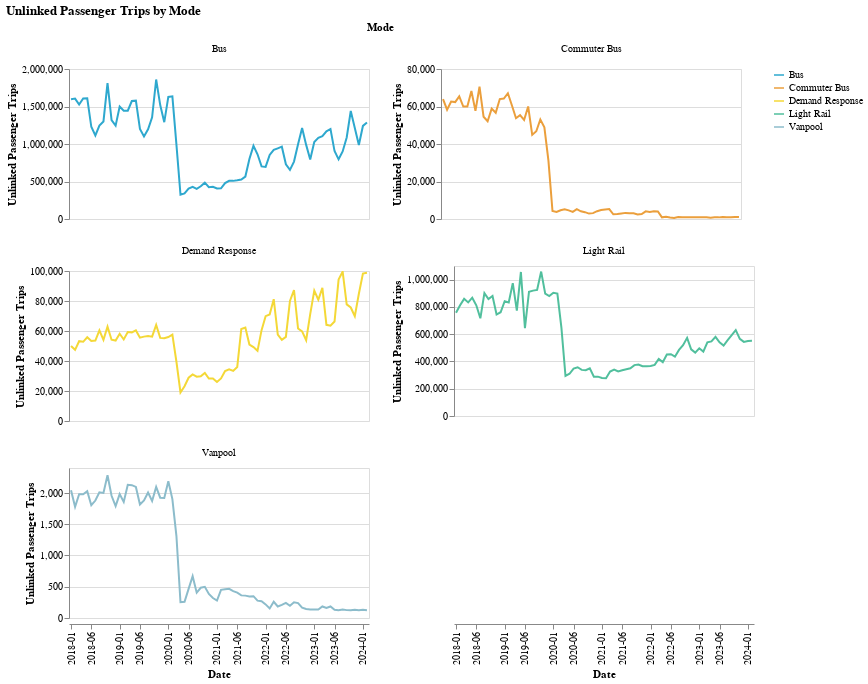

Write notebook code for a chart like this one.
### Markdown cell above
### Transit Mode

### Code cell
make_line_chart(by_mode_long, y_col = "upt", color_col = "Mode")

### Figure 1 — Vega-Lite specification as saved in the notebook (floating-point values rounded to 4 significant figures; data arrays with more than 128 entries replaced by an {"elided": "..."} marker saying what was removed)
{"config": {"view": {"continuousWidth": 300, "continuousHeight": 300}}, "data": {"name": "data-752bbdb17904dd3ba69acb27997baa6c"}, "facet": {"field": "Mode", "type": "nominal"}, "spec": {"mark": {"type": "line"}, "encoding": {"color": {"field": "Mode", "scale": {"range": ["#2EA8CE", "#EB9F3C", "#F4D837", "#51BF9D", "#8CBCCB", "#9487C0", "#136C97", "#E16B26", "#F6BF16", "#00896B", "#7790A3", "#5B559C"]}, "title": "", "type": "nominal"}, "tooltip": [{"field": "year_month", "type": "nominal"}, {"field": "upt", "type": "quantitative"}, {"field": "Mode", "type": "nominal"}, {"field": "RTPA", "type": "nominal"}], "x": {"axis": {"values": ["2018-01", "2018-06", "2019-01", "2019-06", "2020-01", "2020-06", "2021-01", "2021-06", "2022-01", "2022-06", "2023-01", "2023-06", "2024-01"]}, "field": "year_month", "title": "Date", "type": "ordinal"}, "y": {"field": "upt", "title": "Unlinked Passenger Trips", "type": "quantitative"}}, "height": 150, "name": "view_3", "width": 300}, "columns": 2, "params": [{"name": "param_3", "select": {"type": "interval", "encodings": ["x", "y"]}, "bind": "scales", "views": ["view_3"]}], "resolve": {"scale": {"y": "independent"}}, "title": "Unlinked Passenger Trips by Mode", "$schema": "https://vega.github.io/schema/vega-lite/v5.14.1.json", "datasets": {"data-752bbdb17904dd3ba69acb27997baa6c": {"elided": "370 records"}}}
